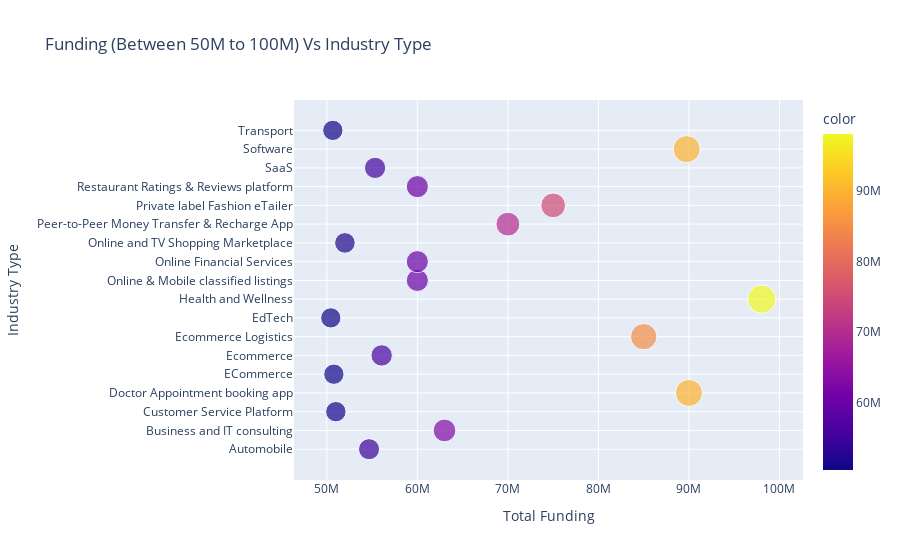

Here is the notebook cell this chart was saved with:
### Markdown cell above
**Above Graph show which industries have got 100M+ Funding**

### Code cell
LessM = industryType[(industryType<100000000) & (industryType>50000000)]

fig = px.scatter(y=LessM.index,x=LessM,size=LessM,color=LessM,title='Funding (Between 50M to 100M) Vs Industry Type',
                labels={
                    'y':'Industry Type',
                    'x':'Total Funding'
                })
fig.show()

### Figure 1 — Plotly figure (JSON) as saved in the notebook; plotly's stock layout.template omitted (floating-point values rounded to 4 significant figures)
{"data": [{"hovertemplate": "Total Funding=%{x}<br>Industry Type=%{y}<br>size=%{marker.size}<br>color=%{marker.color}<extra></extra>", "legendgroup": "", "marker": {"color": [54670000.0, 63000000, 51000000, 90000000, 50780000.0, 56060000, 85000000, 50440000.0, 98040000, 60000000, 60000000, 52000000, 70000000, 75000000, 60000000, 55330000.0, 89750000, 50670000.0], "coloraxis": "coloraxis", "size": [54670000.0, 63000000, 51000000, 90000000, 50780000.0, 56060000, 85000000, 50440000.0, 98040000, 60000000, 60000000, 52000000, 70000000, 75000000, 60000000, 55330000.0, 89750000, 50670000.0], "sizemode": "area", "sizeref": 245100, "symbol": "circle"}, "mode": "markers", "name": "", "orientation": "h", "showlegend": false, "type": "scatter", "x": [54670000.0, 63000000, 51000000, 90000000, 50780000.0, 56060000, 85000000, 50440000.0, 98040000, 60000000, 60000000, 52000000, 70000000, 75000000, 60000000, 55330000.0, 89750000, 50670000.0], "xaxis": "x", "y": ["Automobile", "Business and IT consulting", "Customer Service Platform", "Doctor Appointment booking app", "ECommerce", "Ecommerce", "Ecommerce Logistics", "EdTech", "Health and Wellness", "Online & Mobile classified listings", "Online Financial Services", "Online and TV Shopping Marketplace", "Peer-to-Peer Money Transfer & Recharge App", "Private label Fashion eTailer", "Restaurant Ratings & Reviews platform", "SaaS", "Software", "Transport"], "yaxis": "y"}], "layout": {"coloraxis": {"colorbar": {"title": {"text": "color"}}, "colorscale": [[0, "#0d0887"], [0.1111, "#46039f"], [0.2222, "#7201a8"], [0.3333, "#9c179e"], [0.4444, "#bd3786"], [0.5556, "#d8576b"], [0.6667, "#ed7953"], [0.7778, "#fb9f3a"], [0.8889, "#fdca26"], [1, "#f0f921"]]}, "legend": {"itemsizing": "constant", "tracegroupgap": 0}, "title": {"text": "Funding (Between 50M to 100M) Vs Industry Type"}, "xaxis": {"anchor": "y", "domain": [0, 1], "title": {"text": "Total Funding"}}, "yaxis": {"anchor": "x", "domain": [0, 1], "title": {"text": "Industry Type"}}}}
